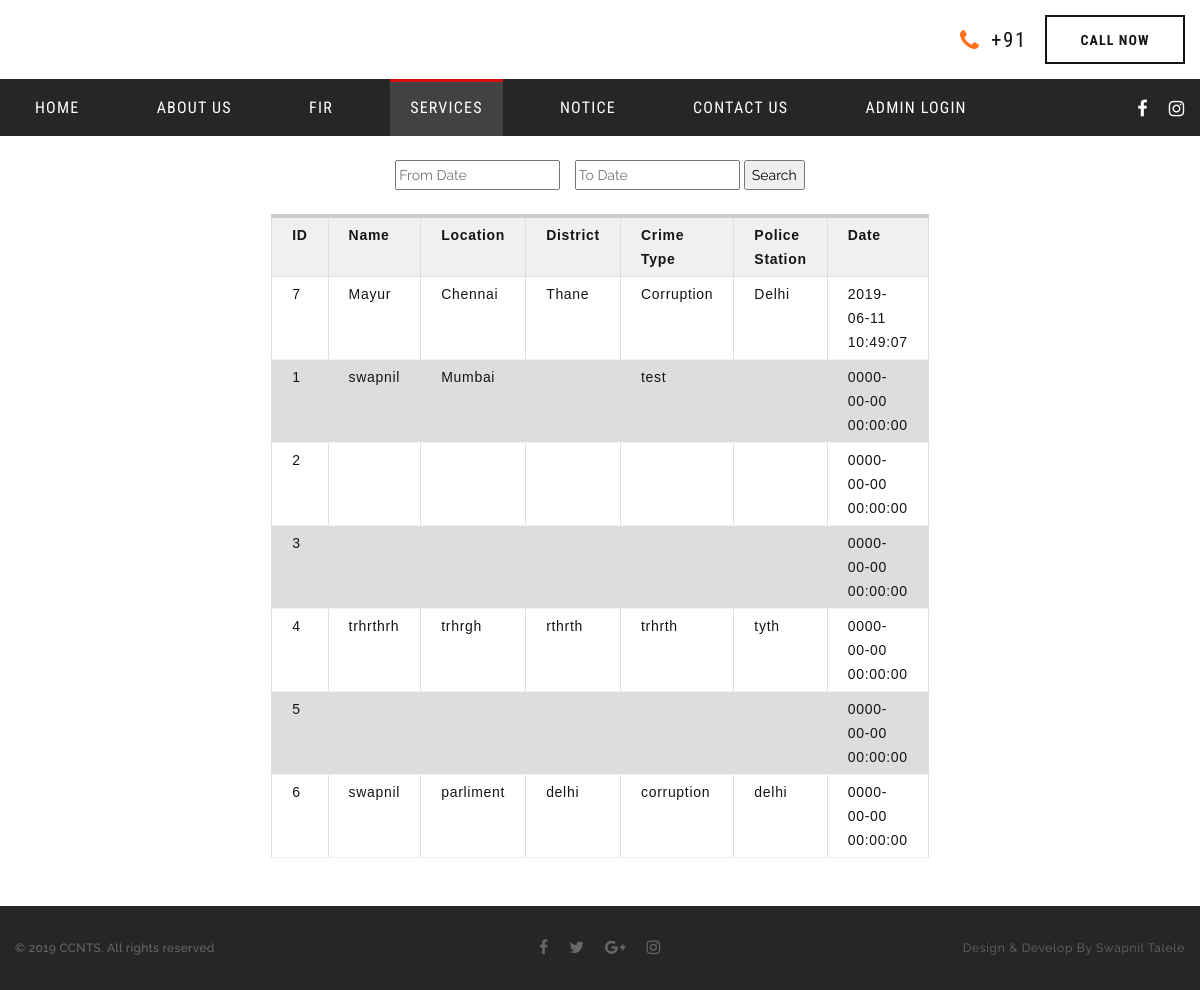
Page /noflydisplay.php on the committed database.
### tables this page shows
CREATE TABLE `no_fly` (
  `n_id` int(25) NOT NULL,
  `n_name` char(10) NOT NULL,
  `n_location` varchar(10) NOT NULL,
  `n_district` varchar(20) NOT NULL,
  `n_crimetype` varchar(15) NOT NULL,
  `n_po` varchar(20) NOT NULL,
  `date` datetime NOT NULL DEFAULT CURRENT_TIMESTAMP ON UPDATE CURRENT_TIMESTAMP
);

### noflydisplay.php (the view, shortened to what this page needs)
<?php
include('header.php');
	$conn = mysqli_connect("localhost", "root", "", "ccnts");
	$date = "";
	$date_to_date = "";
	$queryCondition = "";
	$sql = "SELECT * from no_fly " . $queryCondition . " ORDER BY date desc";
	$result = mysqli_query($conn,$sql);
?>
<html>
	<head>
	<link rel="stylesheet" href="http://code.jquery.com/ui/1.11.4/themes/smoothness/jquery-ui.css">
	</head>
	<body>
    <div class="demo-content">
    	<center>
		<br>
  <form name="frmSearch" method="post" action="">
	 <p class="search_input">
		<input type="text" placeholder="From Date" id="date" name="search[date]"  value="<?php echo $date; ?>" class="input-control" />
	    <input type="text" placeholder="To Date" id="date_to_date" name="search[date_to_date]" style="margin-left:10px"  value="<?php echo $date_to_date; ?>" class="input-control"  />
		<input type="submit" name="go" value="Search" >
	</p>
	<br>
<?php if(!empty($result))	 { ?>
<table class="table-content ">
          <thead>
        <tr>
          <th width="30%"><span>ID</span></th>
          <th width="30%"><span>Name</span></th>
          <th width="30%"><span>Location</span></th>
          <th width="20%"><span>District</span></th>
          <th width="40%"><span>Crime Type</span></th>
           <th width="20%"><span>Police Station</span></th>
            <th width="20%"><span>Date</span></th>
        </tr>
      </thead>
    <tbody>
	<?php
		while($row = mysqli_fetch_array($result)) {
	?>
        <tr>
        	<td><?php echo $row["n_id"]; ?></td>
			<td><?php echo $row["n_name"]; ?></td>
			<td><?php echo $row["n_location"]; ?></td>
			<td><?php echo $row["n_district"]; ?></td>
			<td><?php echo $row["n_crimetype"]; ?></td>
			<td><?php echo $row["n_po"]; ?></td>
			<td><?php echo $row["date"]; ?></td>
		</tr>
   <?php
		}
   ?>
  </table>
<?php }  ?>
  </form>
  </div>
</body></html>
<br>
<br>
<?php include('footer.php');?>

### noflydisplay.php (style rules this page uses)
.table-content { border-top:#CCCCCC 4px solid; width:50%; }
.table-content th { padding:5px 20px; background: #F0F0F0;vertical-align:top; }
.table-content td { padding:5px 20px; border-bottom: #F0F0F0 1px solid;vertical-align:top; }

### rows in the picture
no_fly: n_id "7", n_name "Mayur", n_location "Chennai", n_district "Thane", n_crimetype "Corruption", n_po "Delhi", date "2019-06-11 10:49:07"
no_fly: n_id "1", n_name "swapnil", n_location "Mumbai", n_crimetype "test", date "0000-00-00 00:00:00"
no_fly: n_id "2", date "0000-00-00 00:00:00"
no_fly: n_id "3", date "0000-00-00 00:00:00"
no_fly: n_id "4", n_name "trhrthrh", n_location "trhrgh", n_district "rthrth", n_crimetype "trhrth", n_po "tyth", date "0000-00-00 00:00:00"
no_fly: n_id "5", date "0000-00-00 00:00:00"
no_fly: n_id "6", n_name "swapnil", n_location "parliment", n_district "delhi", n_crimetype "corruption", n_po "delhi", date "0000-00-00 00:00:00"
